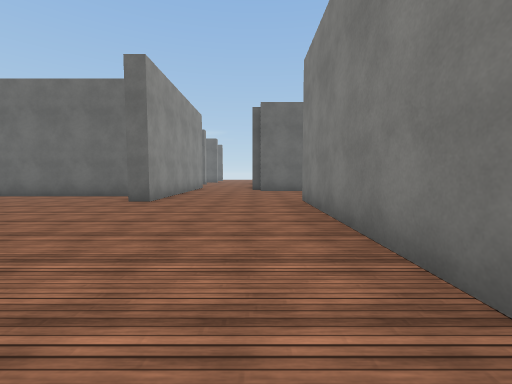
[1] (above)

24 first-person views from a walk through a Unity game level. The camera is 1.3 m above the floor, tilts 4° down and sees 90° across. The floor is counted in squares, 2 m on a side. Each view is taken from the middle of a square. On the plan, view 1 faces up. The plan holds only what a view shows up to about 9 squares ahead; the rest is blank. The place goes on beyond the plan. The player is left out. Surface patterns are stand-ins for the level's own textures.

[2]
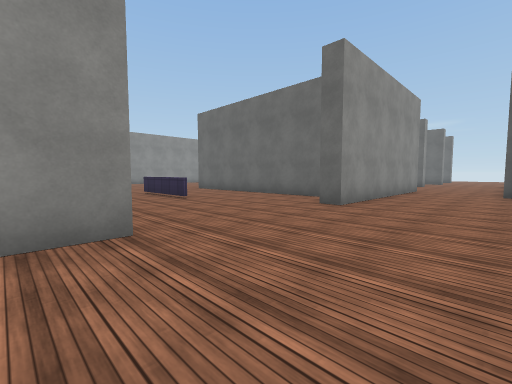

[3]
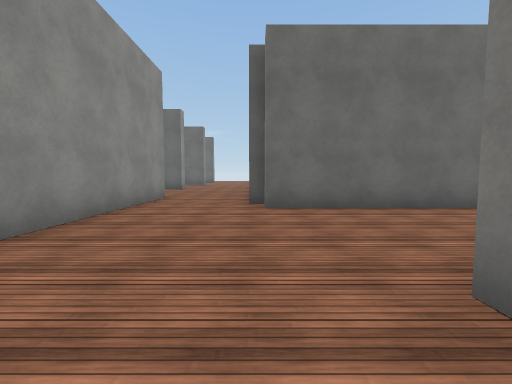

[4]
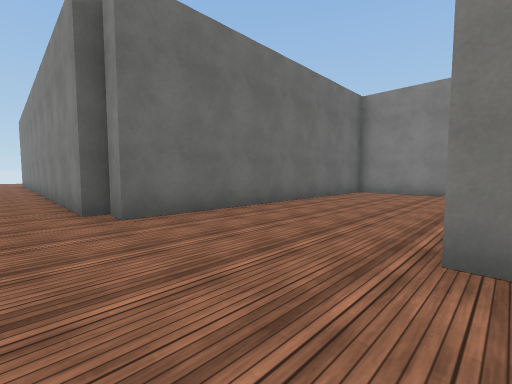

[5]
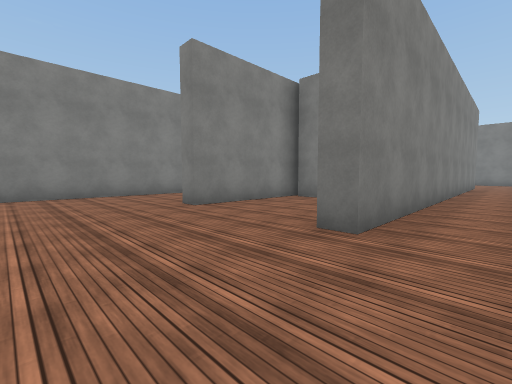

[6]
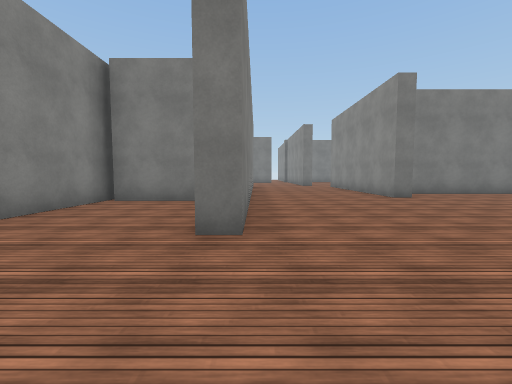

[7]
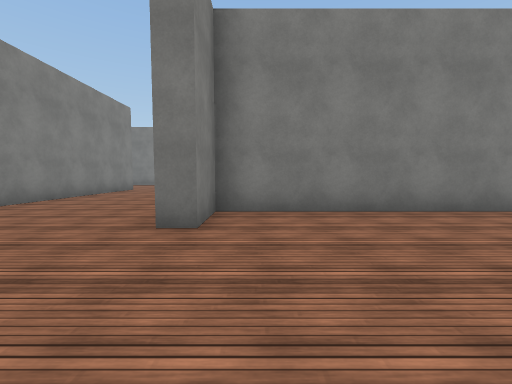

[8]
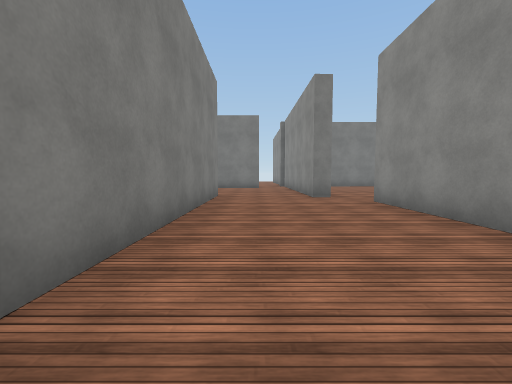

[9]
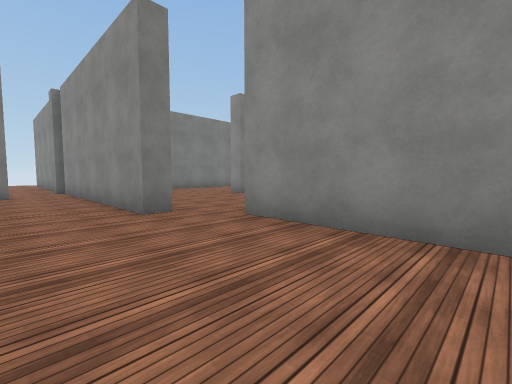

[10]
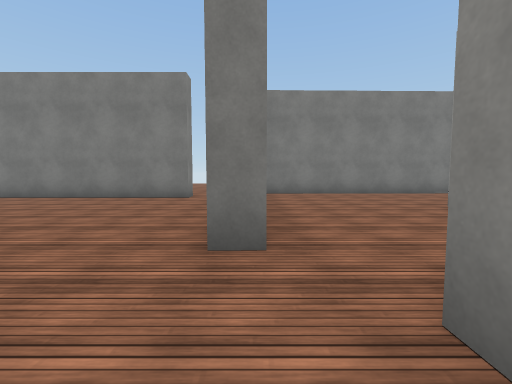

[11]
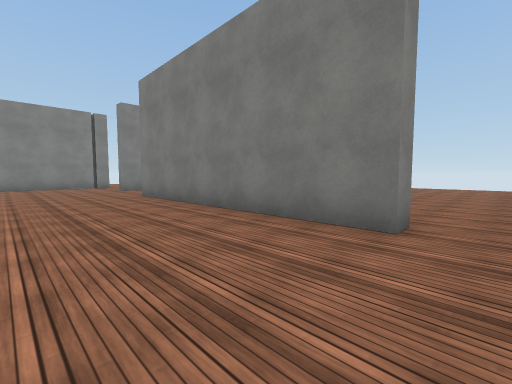

[12]
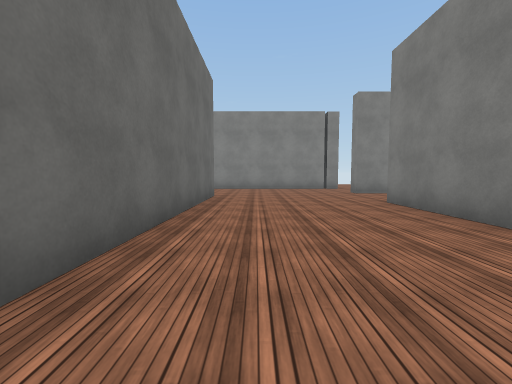

[13]
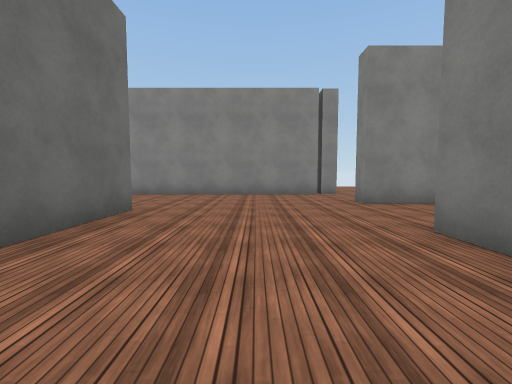

[14]
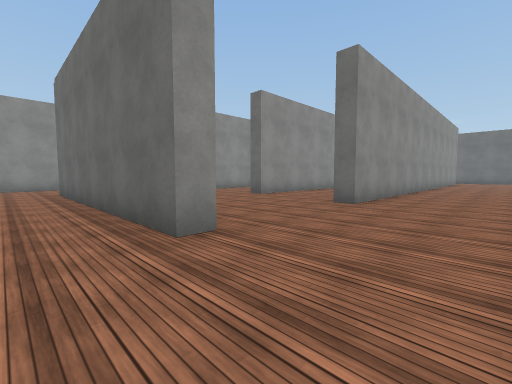

[15]
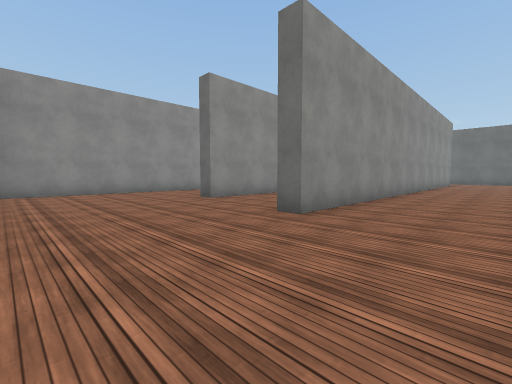

[16]
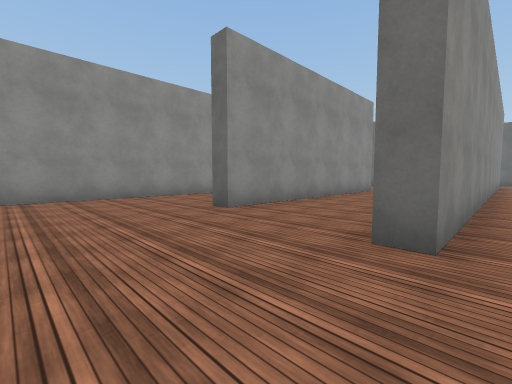

[17]
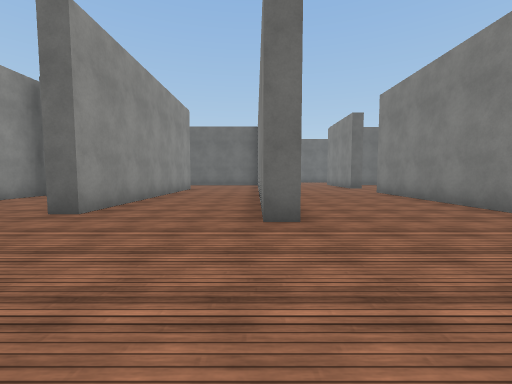

[18]
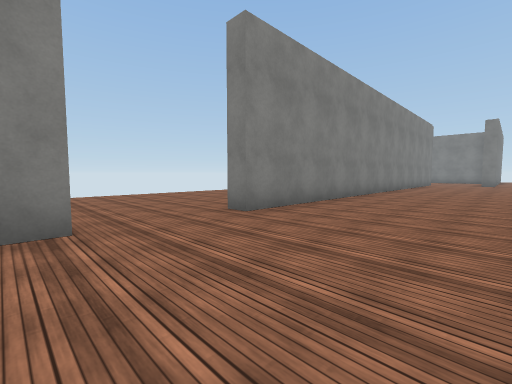

[19]
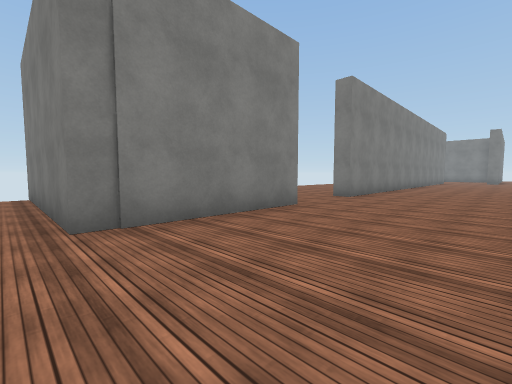

[20]
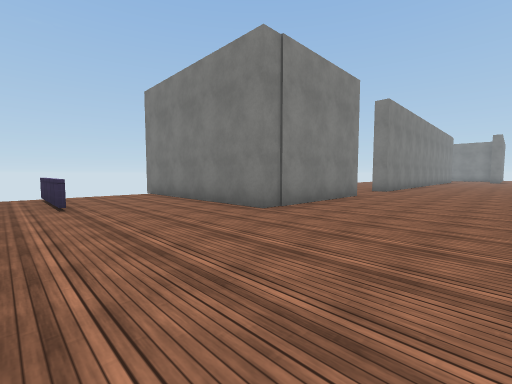

[21]
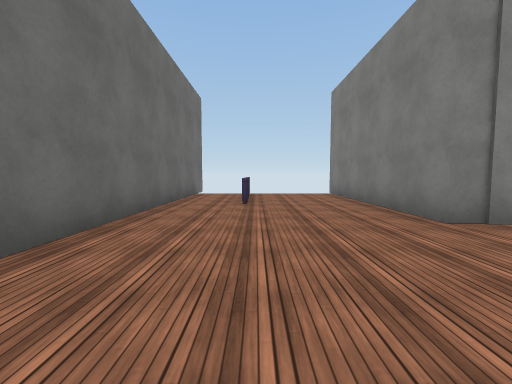

[22]
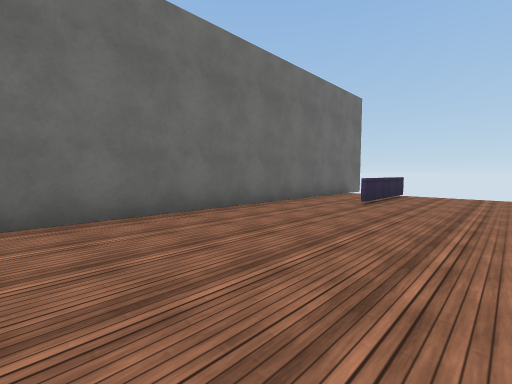

[23]
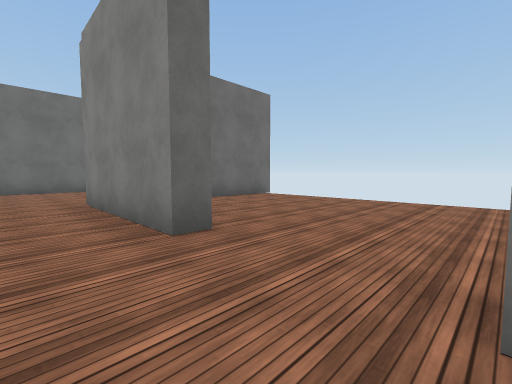

[24]
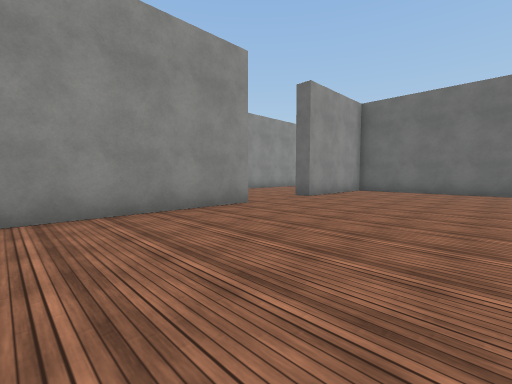

### Floor plan
Points are (right, up) in squares from view 1. A wall is a line through its corners. A room is listed if a view was taken in it or the views show most of it. See-through windows are left out.
Room 1 (views 1, 2, 3, 4, 5, 6, 7, 8, 9, 10)
walls: (-3.6, 7.5) (-7.5, 7.5); (-6.1, 4.5) (-8.9, 4.5); (2.4, 2.8) (4.5, 2.8); (4.6, 2.4) (4.6, 6.1) (5.2, 6.1); (-8.5, 0.6) (-3.3, 0.6) (-3.3, 2) (-2.8, 2) (-2.8, -4.1); (-2.5, 12) (-2.5, 6) (-3, 6); (-1.6, -5.1) (-1.6, -6.6); (1.1, -5.8) (1.1, 6.3) (1.8, 6.3); (8.1, 6.4) (8.1, 9.8) (0.2, 9.8) (0.2, 10.6) (-0.1, 10.6) (-0.1, 12.5)
ways out: opening at (-0.5, -6) to room 2; opening at (6.5, 7) to room 2; opening at (-1.5, -4.5); opening at (-1.5, 12)
Room 2 (views 11, 12, 13, 14, 15, 16, 17, 18, 19, 20, 21, 22, 23, 24)
walls: (8.1, 3) (8.1, 6.4); (8.6, -5.2) (8.6, -5.8) (1.1, -5.8); (5.2, 5) (5.2, -0.9) (4.6, -0.9); (8.6, 8.2) (8.6, -1.6) (8.1, -1.6) (8.1, 1.2); (1.7, 2.8) (1.7, -5); (12.8, 8.5) (12.8, 6.5) (12.2, 6.5) (12.2, 10.5) (17.8, 10.5); (12.2, -10) (12.8, -10); (9.6, -10.4) (10.1, -10.4); (12.2, -10.6) (12.2, 4) (12.8, 4) (12.8, -0.1); (17.8, 10) (14.2, 10); (-1.6, -6.6) (-1.5, -9.5); (14.5, 13.3) (17.2, 13.3); (-0.1, -10) (6.9, -10); (17.2, 13.2) (14.5, 13.2); (18, 15) (8.9, 15)
ways out: opening at (-0.5, -6) to room 1; opening at (6.5, 7) to room 1; opening at (-1, -10); opening at (8.5, -10.5); opening at (11, -11); gap at (17, 13)

Positions as (right, up) in squares from view 1, and headings:
1: (0, 0), facing up
2: (0, 1), facing up-left
3: (0, 5), facing up
4: (-1, 6), facing up-right
5: (0, 9), facing down-right
6: (1, 9), facing down
7: (-4, 5), facing down
8: (0, 2), facing down
9: (0, -1), facing down-left
10: (-2, -3), facing down
11: (-1, -7), facing down-right
12: (1, -7), facing right
13: (4, -8), facing right
14: (11, -7), facing up-left
15: (11, -5), facing up-left
16: (9, -4), facing up-left
17: (8, -5), facing up
18: (9, 7), facing down-right
19: (9, 11), facing down-right
20: (9, 14), facing down-right
21: (9, 13), facing right
22: (9, 11), facing up-right
23: (11, 4), facing up-right
24: (17, 0), facing up-left
